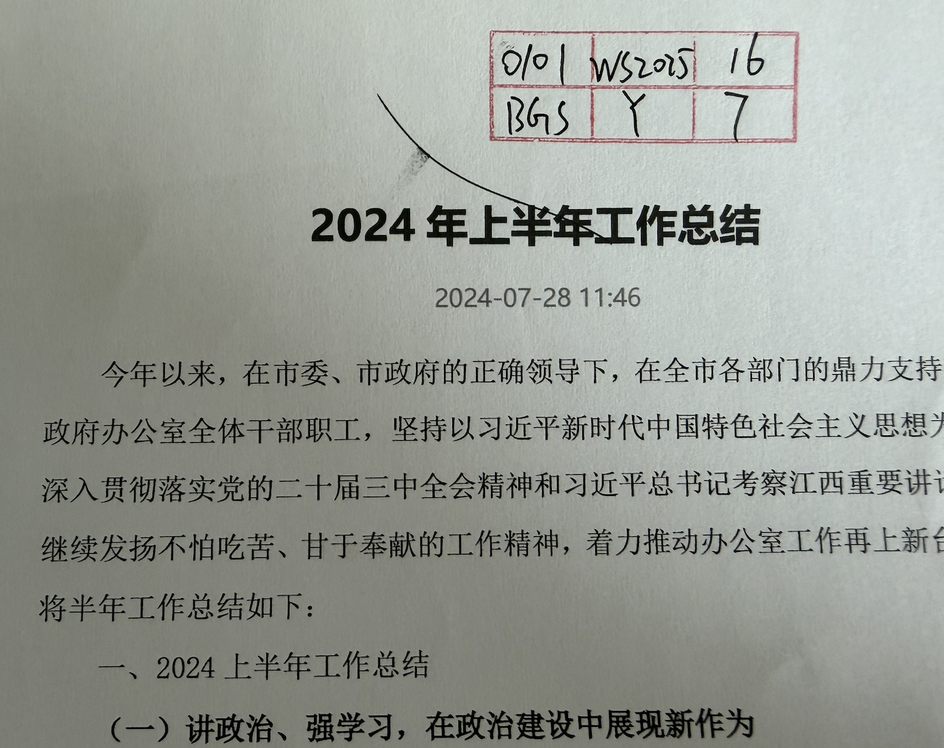
#> input picture tests/ocr_test/stamp_test/img_1.png, 944 x 748 px, shrunk from 1386 x 1098 before the run; its folder holds only this picture in this run
$ python '归档章表格检测-红色.py'
#> lines starting #> are read from the running program, lines starting #| are printed output that depends on the picture; after the words box and inside, x2 and y2 are one past the last pixel; in counts of white or black regions, pixels touching at a corner belong together
# -*-coding  : utf-8 -*-
# @Author    : zhangtao
# @File      : archive_splitter.py
# @Desc      : 归档章检测 → 自动分件
# @Time      : 2026/6/3
# @Software  : PyCharm

import os
import shutil
import cv2
import numpy as np
from pathlib import Path


def has_red_stamp(image_path: str, debug=False) -> bool:
    """
    检测图片中是否存在红色归档章（红色矩形表格）
    返回 True/False
    """
#> called with image_path = 'tests/ocr_test/stamp_test/img_1.png', debug = True
    img = cv2.imread(image_path)
#> img is the input picture: shape (748, 944, 3); mean B, G, R 148, 155, 151.3
    if img is None:
        print(f"⚠️ 无法读取图片: {image_path}")
        return False

    hsv = cv2.cvtColor(img, cv2.COLOR_BGR2HSV)
#> hsv: shape (748, 944, 3); mean H, S, V 50.4, 16.3, 155.3

    # 红色 HSV 范围（两段）
    mask = cv2.inRange(hsv, np.array([0, 30, 30]), np.array([15, 255, 255])) | \
           cv2.inRange(hsv, np.array([160, 30, 30]), np.array([180, 255, 255]))
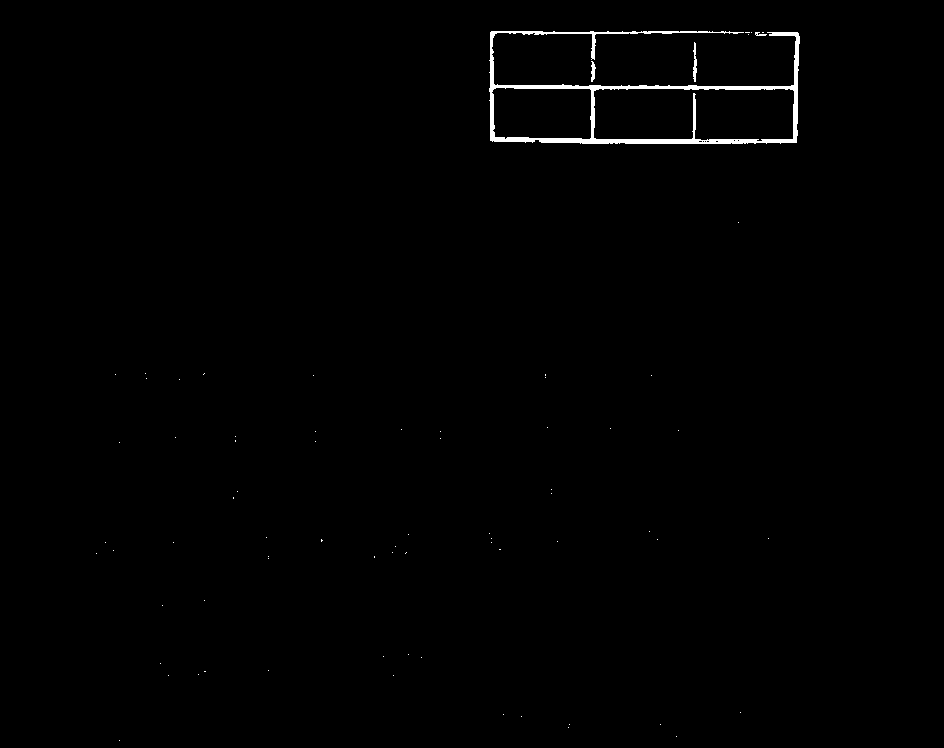
#> mask: shape (748, 944); 0.67% white; 74 white regions (70 under 20 px), largest, box (x1, y1, x2, y2) and area: (489, 31, 800, 144) 4459, (693, 42, 697, 82) 101, (591, 61, 596, 82) 67, (755, 32, 767, 36) 28

    # 闭运算：填充印章内部空洞，使轮廓完整
    kernel = cv2.getStructuringElement(cv2.MORPH_RECT, (15, 15))
    mask = cv2.morphologyEx(mask, cv2.MORPH_CLOSE, kernel)
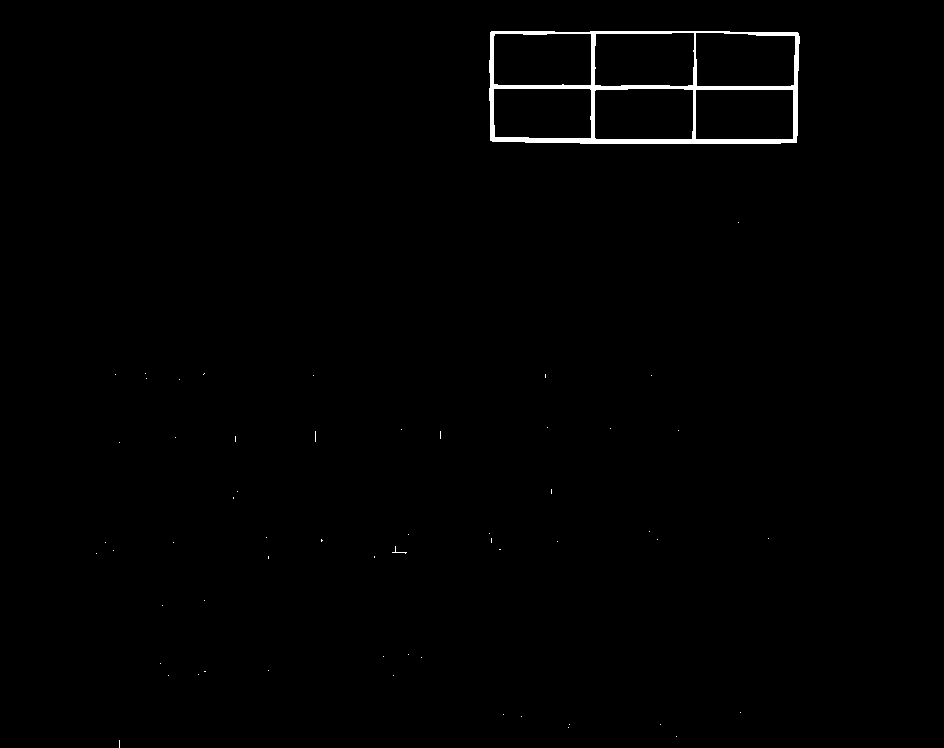
#> mask: shape (748, 944); 0.77% white; 58 white regions (56 under 20 px)

    contours, _ = cv2.findContours(mask, cv2.RETR_EXTERNAL, cv2.CHAIN_APPROX_SIMPLE)
#> contours = 58 contours, 57 with area under 20; largest, box (x1, y1, x2, y2) and area: (489, 31, 800, 144) 34204

    # 过滤条件：面积 + 宽高比（归档章是宽扁矩形）
    img_area = img.shape[0] * img.shape[1]
#> img_area = 706112
    for c in contours:
        area = cv2.contourArea(c)
        if area < 500:
            continue
        x, y, w, h = cv2.boundingRect(c)
        aspect_ratio = w / h if h > 0 else 0

        # 归档章通常宽 > 高，宽高比 1.5~6 之间
        if 1.5 < aspect_ratio < 6 and area > img_area * 0.001:
            if debug:
                print(f"  ✅ 检测到归档章: area={area:.0f}, ratio={aspect_ratio:.2f}, "
                      f"x={x}, y={y}, w={w}, h={h}")
            return True
#> this loop made 58 passes
#> (area, x, y, w, h, aspect_ratio) on pass 58: (34204.5, 489, 31, 311, 113, 2.75)
#|   ✅ 检测到归档章: area=34204, ratio=2.75, x=489, y=31, w=311, h=113

    if debug:
        print(f"  ❌ 未检测到归档章")
    return False


def split_archives(input_dir: str, output_dir: str, debug=False):
    """
    遍历 input_dir 中的图片，根据归档章检测结果分件

    逻辑：
      - 检测到归档章 → 创建新文件夹（新档案起点，当前页归入此文件夹）
      - 未检测到归档章 → 归入最近一次创建的文件夹

    Args:
        input_dir:  输入图片目录（按页码顺序命名，如 001.jpg, 002.jpg ...）
        output_dir: 输出根目录
        debug:      是否打印调试信息
    """
    input_path = Path(input_dir)
    output_path = Path(output_dir)
    output_path.mkdir(parents=True, exist_ok=True)

    # 按文件名排序（确保页码顺序正确）
    image_files = sorted(
        [f for f in input_path.iterdir()
         if f.suffix.lower() in ('.jpg', '.jpeg', '.png', '.bmp', '.tiff', '.tif')],
        key=lambda f: f.name
    )

    if not image_files:
        print("⚠️ 未找到图片文件")
        return

    print(f"📂 共找到 {len(image_files)} 张图片，开始处理...\n")

    current_folder = None  # 当前档案文件夹
    archive_index = 0  # 档案编号
    page_count = 0  # 当前档案页数

    for img_file in image_files:
        stamp_found = has_red_stamp(str(img_file), debug=debug)

        if stamp_found:
            # 新档案起点：创建新文件夹
            archive_index += 1
            folder_name = f"archive_{archive_index:03d}"
            current_folder = output_path / folder_name
            current_folder.mkdir(exist_ok=True)
            page_count = 0
            print(f"📁 新建档案文件夹: {folder_name}  ← {img_file.name} (含归档章)")
        else:
            if current_folder is None:
                # 第一张图片就没有归档章，放入 uncategorized
                current_folder = output_path / "uncategorized"
                current_folder.mkdir(exist_ok=True)
                print(f"📁 创建未分类文件夹: uncategorized")

            print(f"  ↳ 归入 {current_folder.name}  ← {img_file.name}")

        # 复制图片到目标文件夹
        dest = current_folder / img_file.name
        shutil.copy2(str(img_file), str(dest))
        page_count += 1

    print(f"\n✅ 处理完成！共分出 {archive_index} 份档案，输出至: {output_dir}")


# ---- 主程序 ----
if __name__ == "__main__":
    INPUT_DIR = r"/Volumes/Projects/projects/ERREN/DigitalSystem/tests/ocr_test/stamp_test"
    OUTPUT_DIR = r"/Volumes/Projects/projects/ERREN/DigitalSystem/tests/ocr_test/stamp_output"

    split_archives(INPUT_DIR, OUTPUT_DIR, debug=True)
